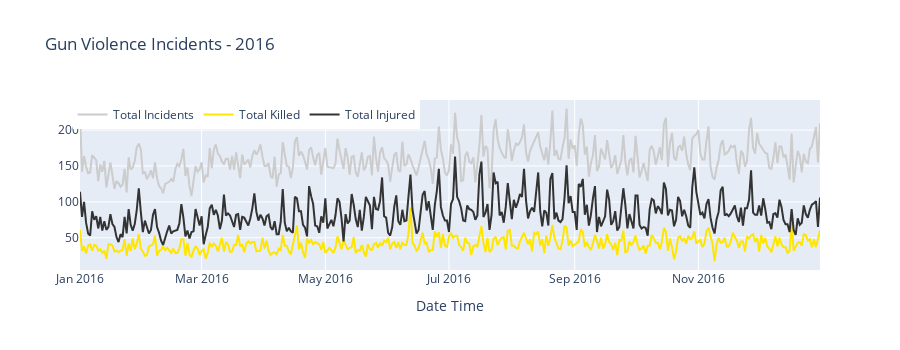

Notebook source saved alongside this figure:
### Code cell
temp = df[df['year'] == 2016].groupby('date').agg({'state' : 'count', 'n_killed' : 'sum', 'n_injured' : 'sum'}).reset_index().rename(columns={'state' : 'incidents'})

trace1 = go.Scatter(x = temp.date, y = temp.incidents, name='Total Incidents', mode = "lines", marker = dict(color = '#cccccc'))
trace2 = go.Scatter(x = temp.date, y = temp.n_killed, name="Total Killed", mode = "lines", marker = dict(color = '#ffe600'))
trace3 = go.Scatter(x = temp.date, y = temp.n_injured, name="Total Injured", mode = "lines", marker = dict(color = '#333333'))

data = [trace1, trace2, trace3]
layout = dict(height=350, title = 'Gun Violence Incidents - 2016', legend=dict(orientation="h", x=-.01, y=1), xaxis= dict(title='Date Time', ticklen= 1))
fig = dict(data = data, layout = layout)
iplot(fig)

### Figure 1 — Plotly figure (JSON) as saved in the notebook; plotly's stock layout.template omitted (floating-point values rounded to 4 significant figures; data arrays with more than 128 entries replaced by an {"elided": "..."} marker saying what was removed)
{"data": [{"marker": {"color": "#cccccc"}, "mode": "lines", "name": "Total Incidents", "type": "scatter", "x": {"elided": "365 str values"}, "y": {"elided": "365 int values"}}, {"marker": {"color": "#ffe600"}, "mode": "lines", "name": "Total Killed", "type": "scatter", "x": {"elided": "365 str values"}, "y": {"elided": "365 int values"}}, {"marker": {"color": "#333333"}, "mode": "lines", "name": "Total Injured", "type": "scatter", "x": {"elided": "365 str values"}, "y": {"elided": "365 int values"}}], "layout": {"height": 350, "legend": {"orientation": "h", "x": -0.01, "y": 1}, "title": {"text": "Gun Violence Incidents - 2016"}, "xaxis": {"ticklen": 1, "title": {"text": "Date Time"}}}}
